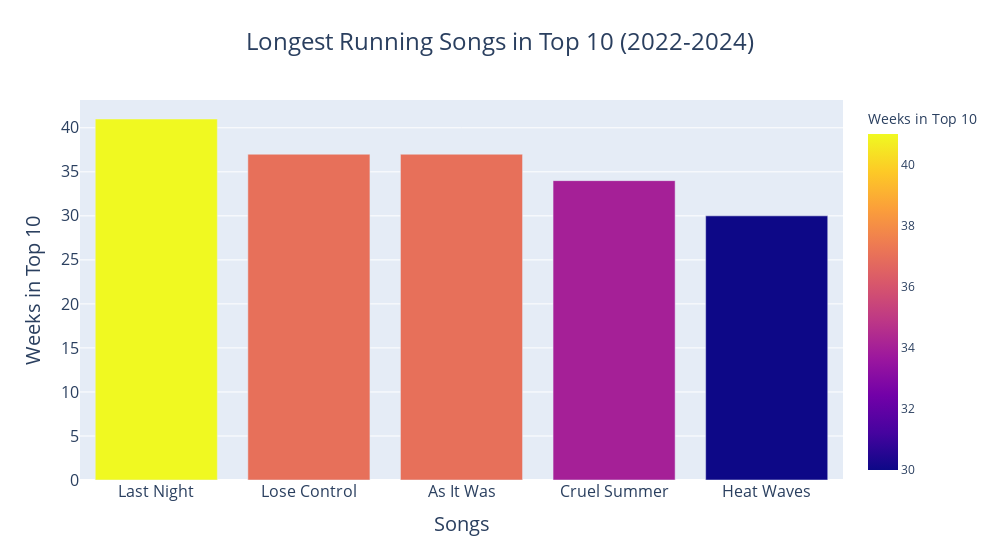

Notebook code for this chart:
### Code cell
# Longest Running Songs in Top 10 (2022-2024)
# Create a bar chart
fig = px.bar(
    top_weeks_top10,
    x='Title',
    y='Weeks in Top 10',
    color='Weeks in Top 10',
    hover_data=['Singer(s)'],
    title='Longest Running Songs in Top 10 (2022-2024)',
    width=1000
)

# Customize the chart
fig.update_layout(
    title_font=dict(size=24),
    title_x=0.5,
    xaxis_title='Songs',
    yaxis_title='Weeks in Top 10',
    xaxis_title_font=dict(size=20),
    yaxis_title_font=dict(size=20),
    xaxis=dict(
        tickfont=dict(size=16),
    ),
    yaxis=dict(
        tickfont=dict(size=16)
    ),
    hoverlabel=dict(
        font=dict(
            family="Arial",
            size=14
        )
    ),
    bargap=0.2
)

# Show the chart

fig.show()

### Figure 1 — Plotly figure (JSON) as saved in the notebook; plotly's stock layout.template omitted (floating-point values rounded to 4 significant figures)
{"data": [{"alignmentgroup": "True", "customdata": [["Morgan Wallen"], ["Teddy Swims"], ["Harry Styles"], ["Taylor Swift"], ["Glass Animals"]], "hovertemplate": "Title=%{x}<br>Weeks in Top 10=%{marker.color}<br>Singer(s)=%{customdata[0]}<extra></extra>", "legendgroup": "", "marker": {"color": [41, 37, 37, 34, 30], "coloraxis": "coloraxis", "pattern": {"shape": ""}}, "name": "", "offsetgroup": "", "orientation": "v", "showlegend": false, "textposition": "auto", "type": "bar", "x": ["Last Night", "Lose Control", "As It Was", "Cruel Summer", "Heat Waves"], "xaxis": "x", "y": [41, 37, 37, 34, 30], "yaxis": "y"}], "layout": {"bargap": 0.2, "barmode": "relative", "coloraxis": {"colorbar": {"title": {"text": "Weeks in Top 10"}}, "colorscale": [[0, "#0d0887"], [0.1111, "#46039f"], [0.2222, "#7201a8"], [0.3333, "#9c179e"], [0.4444, "#bd3786"], [0.5556, "#d8576b"], [0.6667, "#ed7953"], [0.7778, "#fb9f3a"], [0.8889, "#fdca26"], [1, "#f0f921"]]}, "hoverlabel": {"font": {"family": "Arial", "size": 14}}, "legend": {"tracegroupgap": 0}, "title": {"font": {"size": 24}, "text": "Longest Running Songs in Top 10 (2022-2024)", "x": 0.5}, "width": 1000, "xaxis": {"anchor": "y", "domain": [0, 1], "tickfont": {"size": 16}, "title": {"font": {"size": 20}, "text": "Songs"}}, "yaxis": {"anchor": "x", "domain": [0, 1], "tickfont": {"size": 16}, "title": {"font": {"size": 20}, "text": "Weeks in Top 10"}}}}
